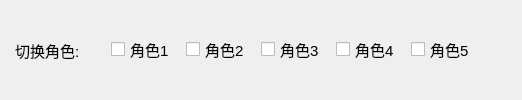
                        <widget class="QWidget" name="widget_32" native="true">
                         <property name="minimumSize">
                          <size>
                           <width>0</width>
                           <height>30</height>
                          </size>
                         </property>
                         <layout class="QHBoxLayout" name="horizontalLayout_27">
                          <property name="spacing">
                           <number>11</number>
                          </property>
                          <property name="leftMargin">
                           <number>15</number>
                          </property>
                          <property name="topMargin">
                           <number>0</number>
                          </property>
                          <property name="rightMargin">
                           <number>7</number>
                          </property>
                          <property name="bottomMargin">
                           <number>0</number>
                          </property>
                          <item>
                           <widget class="QLabel" name="label_54">
                            <property name="font">
                             <font>
                              <pointsize>11</pointsize>
                             </font>
                            </property>
                            <property name="text">
                             <string>切换角色:     </string>
                            </property>
                           </widget>
                          </item>
                          <item>
                           <widget class="QCheckBox" name="checkBox_14">
                            <property name="font">
                             <font>
                              <pointsize>11</pointsize>
                             </font>
                            </property>
                            <property name="text">
                             <string>角色1</string>
                            </property>
                           </widget>
                          </item>
                          <item>
                           <widget class="QCheckBox" name="checkBox_15">
                            <property name="font">
                             <font>
                              <pointsize>11</pointsize>
                             </font>
                            </property>
                            <property name="text">
                             <string>角色2</string>
                            </property>
                           </widget>
                          </item>
                          <item>
                           <widget class="QCheckBox" name="checkBox_16">
                            <property name="font">
                             <font>
                              <pointsize>11</pointsize>
                             </font>
                            </property>
                            <property name="text">
                             <string>角色3</string>
                            </property>
                           </widget>
                          </item>
                          <item>
                           <widget class="QCheckBox" name="checkBox_17">
                            <property name="font">
                             <font>
                              <pointsize>11</pointsize>
                             </font>
                            </property>
                            <property name="text">
                             <string>角色4</string>
                            </property>
                           </widget>
                          </item>
                          <item>
                           <widget class="QCheckBox" name="checkBox_18">
                            <property name="font">
                             <font>
                              <pointsize>11</pointsize>
                             </font>
                            </property>
                            <property name="text">
                             <string>角色5</string>
                            </property>
                           </widget>
                          </item>
                          <item>
                           <spacer name="horizontalSpacer_25">
                            <property name="orientation">
                             <enum>Qt::Horizontal</enum>
                            </property>
                            <property name="sizeHint" stdset="0">
                             <size>
                              <width>40</width>
                              <height>20</height>
                             </size>
                            </property>
                           </spacer>
                          </item>
                         </layout>
                        </widget>
